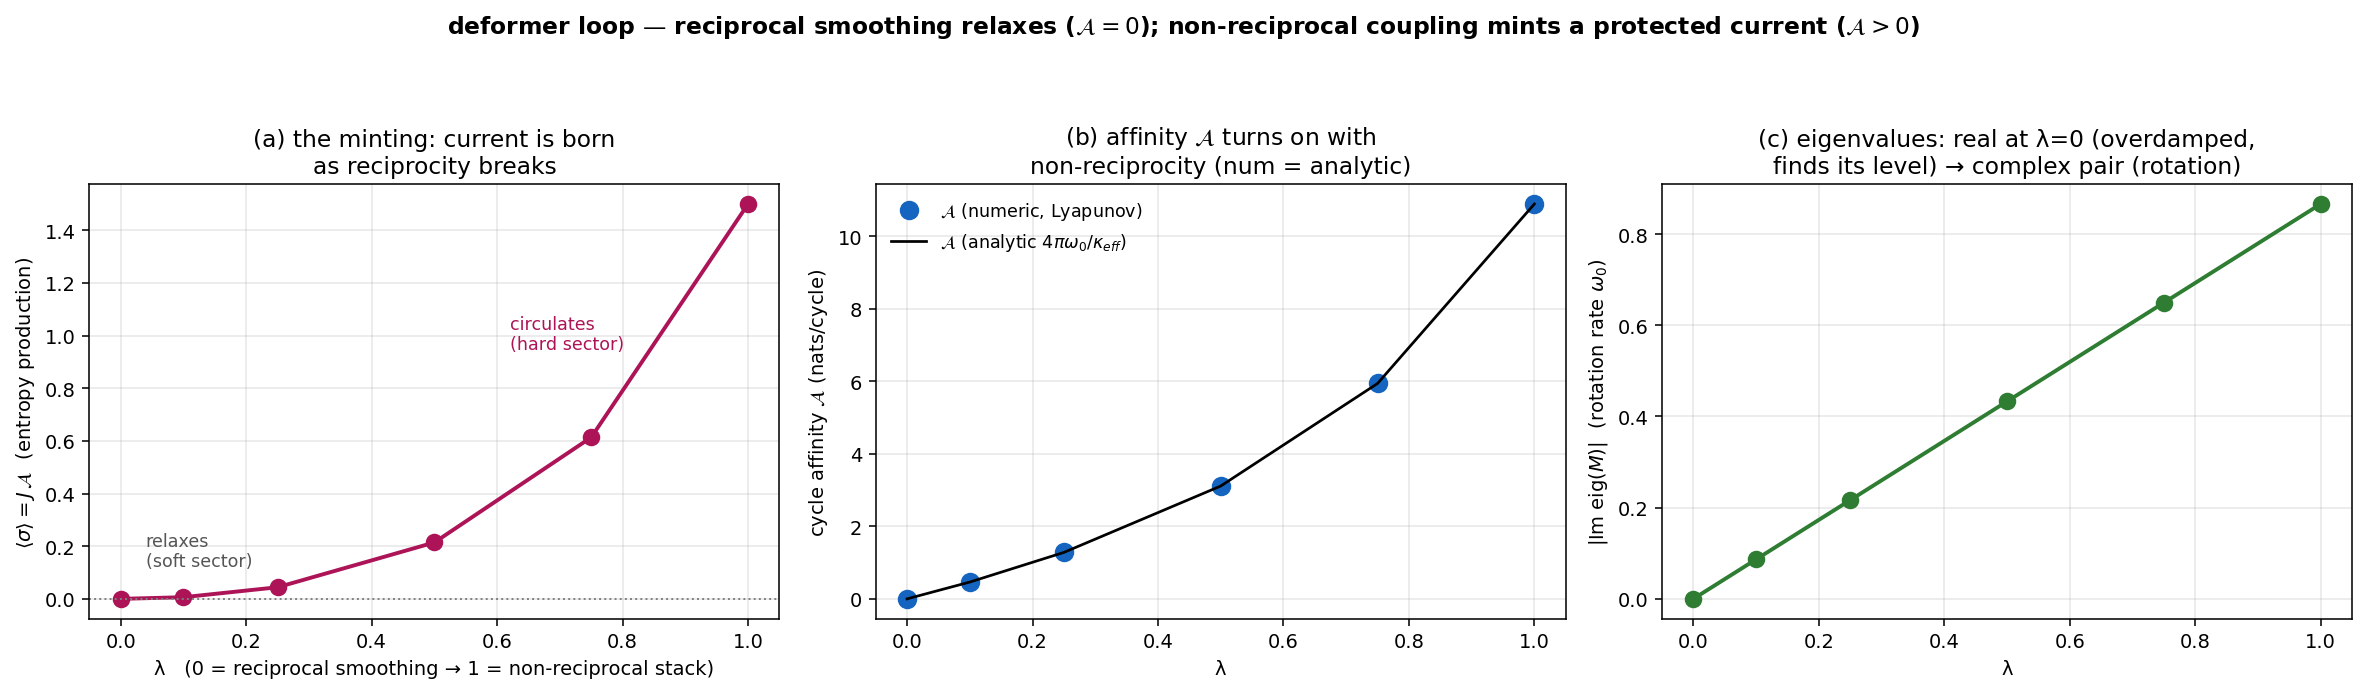

Write the Python code that produced this figure.
r"""deformer_loop.py -- within-reach #1 (embodiment-minting), in deformer language.

The session opened on a modeler's intuition: two meshes defined as deformers, brought
into proximity, influence each other -- and `polyAverageVertex` / a smooth-falloff brush
relaxes topology until it "finds its level." That intuition maps exactly onto character's
two sectors, and this is the instance.

A closed 3-node perception-action loop (three deformer channels coupled in a cycle). The
coupling interpolates between two limits by a reciprocity knob lambda in [0,1]:

  lambda = 0  RECIPROCAL servo  -- symmetric cyclic Laplacian = Laplacian smoothing =
              `polyAverageVertex`: each node pulled toward its neighbours' average.
              A GRADIENT flow -> relaxes to a fixed point -> detailed balance.
  lambda = 1  NON-RECIPROCAL drive -- antisymmetric cyclic coupling: node i pushed by its
              predecessor, pulled by its successor (the order-dependent deformer stack;
              skin-then-lattice != lattice-then-skin). A frustrated 3-cycle -> rotation.

character.md (Frustration and the protected current): "A nonzero circulation bit requires a
directed, non-reciprocal, frustrated cycle." The order parameter is the Schnakenberg entropy-
production rate <sigma> = J*A (zero <=> detailed balance <=> relaxational; > 0 <=> an
irreducibly circulating NESS) and the cycle affinity A (noise-independent).

Claim instanced (character.md, Motion and proximity / The minting claim):
  reciprocal coupling (lambda=0)        -> <sigma> = 0, A = 0     : relaxes, no character
  non-reciprocal coupling (lambda > 0)  -> <sigma> > 0, A > 0     : a minted protected current
The lambda-sweep IS "proximity is a creation operator for protected current."

Affinity machinery (Lyapunov Sigma; Omega = B + d Sigma^{-1}; <sigma> = Tr[Omega Sigma Omega^T]/d;
A = <sigma>/(omega_0/2pi)) reused from cycle_affinity.py -- itself cross-validated against the
canonical rotational OU to machine precision.
"""
from __future__ import annotations
import sys
from pathlib import Path
import numpy as np
try:
    sys.stdout.reconfigure(encoding="utf-8")
except (AttributeError, ValueError):
    pass
import matplotlib
matplotlib.use("Agg")
import matplotlib.pyplot as plt

sys.path.insert(0, str(Path(__file__).resolve().parent))
from cycle_affinity import lyap, ep_affinity, P   # noqa: E402  (P: 2x3 projector onto plane perp (1,1,1))
OUT = Path(__file__).resolve().parent

KAPPA = 1.0     # self-relaxation of each deformer channel
G = 0.5         # coupling strength

# Symmetric cyclic graph Laplacian of the 3-cycle (reciprocal smoothing: pull toward
# neighbours' average). Eigenvalues {0, 3, 3}; on the plane perp (1,1,1) it is 3*I.
L_SYM = np.array([[2., -1., -1.],
                  [-1., 2., -1.],
                  [-1., -1., 2.]])

# Antisymmetric cyclic coupling (non-reciprocal directed cycle: i <- i+1 with +, i <- i-1
# with -). Eigenvalues {0, +i*sqrt3, -i*sqrt3}; on the plane it is sqrt3 * J (a rotation).
K_ANTI = np.array([[0., 1., -1.],
                   [-1., 0., 1.],
                   [1., -1., 0.]])


def coupling_matrix(lam, kappa=KAPPA, g=G):
    """dx/dt = M x.  M = -kappa*I  - (1-lam)*g*L_sym  + lam*g*K_anti.
    lam=0: pure reciprocal smoothing (gradient, relaxational).
    lam=1: pure non-reciprocal cyclic drive (frustrated, rotational)."""
    return -kappa * np.eye(3) - (1.0 - lam) * g * L_SYM + lam * g * K_ANTI


def analytic_affinity(lam, kappa=KAPPA, g=G):
    """Closed form on the perp-plane: B2 = -(kappa + 3g(1-lam)) I + (lam g sqrt3) J.
    omega_0 = lam g sqrt3 ; kappa_eff = kappa + 3g(1-lam) ; A = 4 pi omega_0 / kappa_eff."""
    om0 = lam * g * np.sqrt(3.0)
    keff = kappa + 3.0 * g * (1.0 - lam)
    return (4.0 * np.pi * om0 / keff) if keff > 0 else np.nan


def main():
    print("=" * 84)
    print("DEFORMER LOOP -- reciprocal smoothing (relaxes) vs non-reciprocal stack (circulates)")
    print("   within-reach #1: 'frustrated => mints a protected current', in deformer language")
    print("=" * 84)
    print(f"  3-node loop, self-relaxation kappa={KAPPA}, coupling g={G}; noise d=sigma^2\n")

    d = 0.02
    lams = [0.0, 0.1, 0.25, 0.5, 0.75, 1.0]
    print(f"  {'lambda':>7} {'eig(M) real':>13} {'eig(M) imag':>13} {'<sigma>=J*A':>12}"
          f" {'A (num)':>9} {'A (analytic)':>13}")
    rows = []
    for lam in lams:
        M = coupling_matrix(lam)
        w = np.linalg.eigvals(M)
        # report the leading non-uniform mode pair (drop the ~0 uniform eigenvalue)
        order = np.argsort(np.abs(w.real))           # uniform mode has smallest |Re|? no -- keep all
        re = np.sort(w.real)
        im = np.sort(np.abs(w.imag))[::-1]
        B2 = P @ M @ P.T
        r = ep_affinity(B2, d)
        A_num = 0.0 if (not np.isfinite(r["Acyc"]) or r["om0"] < 1e-12) else r["Acyc"]
        sigma = r["sigma"] if abs(r["sigma"]) > 1e-14 else 0.0
        A_an = analytic_affinity(lam)
        rows.append((lam, sigma, A_num, A_an, im[0]))
        print(f"  {lam:>7.2f} {re[0]:>13.4f} {im[0]:>13.4f} {sigma:>12.4e}"
              f" {A_num:>9.4f} {A_an:>13.4f}")

    # noise-independence of A at the fully non-reciprocal limit (affinity is a drift property)
    print(f"\n  noise-independence check at lambda=1 (A must be flat in d):")
    A_of_d = []
    for dd in (0.005, 0.01, 0.02, 0.04):
        r = ep_affinity(P @ coupling_matrix(1.0) @ P.T, dd)
        A_of_d.append(r["Acyc"])
        print(f"     d={dd:.3f}: <sigma>={r['sigma']:.4f}, A={r['Acyc']:.4f} nats/cycle")
    spread = float(np.std(A_of_d))
    print(f"     spread(A) over d = {spread:.2e}  -> noise-INDEPENDENT (affinity is in the drift)")

    print("\n" + "-" * 84)
    sig0 = rows[0][1]
    sig1 = rows[-1][1]
    relaxes = abs(sig0) < 1e-10
    mints = sig1 > 1e-6
    print(f"  lambda=0 (reciprocal smoothing / polyAverageVertex): <sigma> = {sig0:.2e}"
          f"  {'(detailed balance -> RELAXES, no character)' if relaxes else ''}")
    print(f"  lambda=1 (non-reciprocal stack / order-dependent)  : <sigma> = {sig1:.4f}"
          f"  {'(broken detailed balance -> CIRCULATES, character)' if mints else ''}")
    if relaxes and mints:
        print("  => the reciprocal limit has ZERO entropy production (it finds its level); breaking")
        print("     reciprocity MINTS a protected current. 'frustrated => 𝒜≠0' instanced; the")
        print("     λ-sweep is proximity as a creation operator for protected current.  [VINDICATE]")
    print("-" * 84)

    figure(rows, A_of_d)
    return rows


def figure(rows, A_of_d):
    lams = np.array([r[0] for r in rows])
    sig = np.array([r[1] for r in rows])
    A_num = np.array([r[2] for r in rows])
    A_an = np.array([r[3] for r in rows])
    imag = np.array([r[4] for r in rows])

    fig, ax = plt.subplots(1, 3, figsize=(17, 5.0), dpi=140)

    a0 = ax[0]
    a0.plot(lams, sig, "o-", color="#ad1457", ms=8, lw=2)
    a0.axhline(0, color="gray", lw=1, ls=":")
    a0.set_xlabel("λ   (0 = reciprocal smoothing → 1 = non-reciprocal stack)")
    a0.set_ylabel(r"$\langle\sigma\rangle = J\,\mathcal{A}$  (entropy production)")
    a0.set_title("(a) the minting: current is born\nas reciprocity breaks")
    a0.grid(alpha=0.3)
    a0.annotate("relaxes\n(soft sector)", (0.0, 0), fontsize=9, xytext=(0.04, 0.12),
                textcoords=("data", "axes fraction"), color="#555")
    a0.annotate("circulates\n(hard sector)", (1.0, sig[-1]), fontsize=9, xytext=(0.62, 0.62),
                textcoords=("data", "axes fraction"), color="#ad1457")

    a1 = ax[1]
    a1.plot(lams, A_num, "o", color="#1565c0", ms=9, label=r"$\mathcal{A}$ (numeric, Lyapunov)")
    a1.plot(lams, A_an, "-", color="k", lw=1.4, label=r"$\mathcal{A}$ (analytic $4\pi\omega_0/\kappa_{eff}$)")
    a1.set_xlabel("λ"); a1.set_ylabel(r"cycle affinity $\mathcal{A}$ (nats/cycle)")
    a1.set_title(r"(b) affinity $\mathcal{A}$ turns on with" + "\nnon-reciprocity (num = analytic)")
    a1.legend(fontsize=9, frameon=False); a1.grid(alpha=0.3)

    a2 = ax[2]
    a2.plot(lams, imag, "o-", color="#2e7d32", ms=8, lw=2)
    a2.set_xlabel("λ"); a2.set_ylabel(r"|Im eig($M$)|  (rotation rate $\omega_0$)")
    a2.set_title("(c) eigenvalues: real at λ=0 (overdamped,\nfinds its level) → complex pair (rotation)")
    a2.grid(alpha=0.3)

    fig.suptitle("deformer loop — reciprocal smoothing relaxes ($\\mathcal{A}=0$); "
                 "non-reciprocal coupling mints a protected current ($\\mathcal{A}>0$)",
                 fontsize=12, weight="bold")
    fig.tight_layout(rect=(0, 0, 1, 0.92))
    path = OUT / "deformer_loop.png"
    fig.savefig(path, bbox_inches="tight"); plt.close(fig)
    print(f"\nfigure: {path}")


if __name__ == "__main__":
    main()
